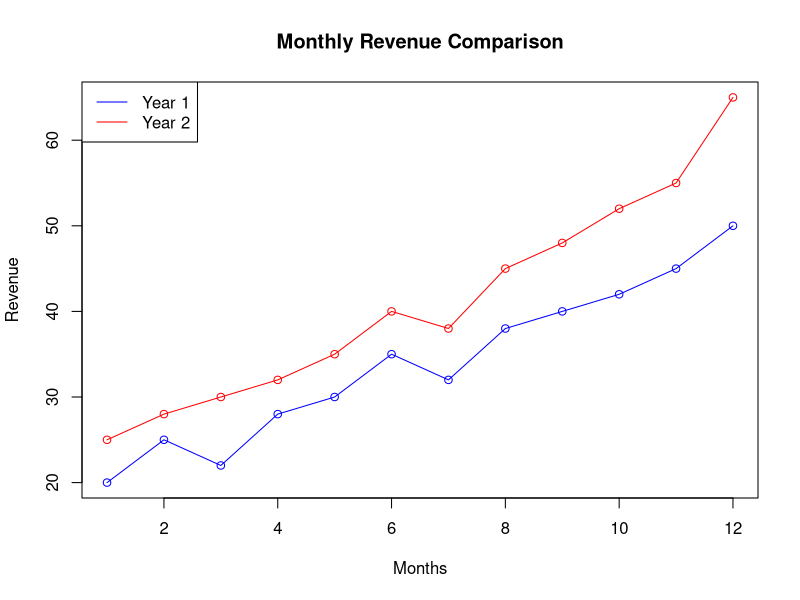

This chart was generated by the following R code:
months <- 1:12
year1 <- c(20, 25, 22, 28, 30, 35, 32, 38, 40, 42, 45, 50)
year2 <- c(25, 28, 30, 32, 35, 40, 38, 45, 48, 52, 55, 65)
plot(months, year1, type = "o", col = "blue",
     ylim = range(c(year1, year2)),
     main = "Monthly Revenue Comparison",
     xlab = "Months", ylab = "Revenue")
lines(months, year2, type = "o", col = "red")
legend("topleft",
       legend = c("Year 1", "Year 2"),
       col = c("blue", "red"), lty = 1)
increase <- year2 - year1
print(increase)
print(max(increase))
print(which.max(increase))
